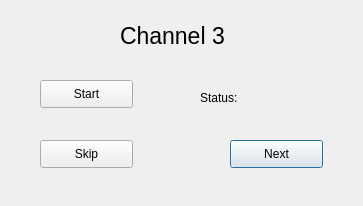
<?xml version="1.0" encoding="UTF-8"?>
<ui version="4.0">
 <class>Noise_3</class>
 <widget class="QDialog" name="Noise_3">
  <property name="geometry">
   <rect>
    <x>0</x>
    <y>0</y>
    <width>363</width>
    <height>206</height>
   </rect>
  </property>
  <property name="windowTitle">
   <string>Dialog</string>
  </property>
  <widget class="QPushButton" name="PBNext">
   <property name="geometry">
    <rect>
     <x>230</x>
     <y>140</y>
     <width>93</width>
     <height>28</height>
    </rect>
   </property>
   <property name="text">
    <string>Next</string>
   </property>
  </widget>
  <widget class="QLabel" name="label_2">
   <property name="geometry">
    <rect>
     <x>120</x>
     <y>20</y>
     <width>131</width>
     <height>31</height>
    </rect>
   </property>
   <property name="font">
    <font>
     <pointsize>17</pointsize>
    </font>
   </property>
   <property name="text">
    <string>Channel 3</string>
   </property>
  </widget>
  <widget class="QPushButton" name="PBSkip">
   <property name="geometry">
    <rect>
     <x>40</x>
     <y>140</y>
     <width>93</width>
     <height>28</height>
    </rect>
   </property>
   <property name="text">
    <string>Skip</string>
   </property>
  </widget>
  <widget class="QPushButton" name="PBStart">
   <property name="geometry">
    <rect>
     <x>40</x>
     <y>80</y>
     <width>93</width>
     <height>28</height>
    </rect>
   </property>
   <property name="text">
    <string>Start</string>
   </property>
  </widget>
  <widget class="QLabel" name="label">
   <property name="geometry">
    <rect>
     <x>200</x>
     <y>90</y>
     <width>51</width>
     <height>16</height>
    </rect>
   </property>
   <property name="text">
    <string>Status: </string>
   </property>
  </widget>
  <widget class="QLabel" name="Status_Label">
   <property name="geometry">
    <rect>
     <x>250</x>
     <y>90</y>
     <width>101</width>
     <height>16</height>
    </rect>
   </property>
   <property name="text">
    <string/>
   </property>
  </widget>
 </widget>
 <resources/>
 <connections/>
</ui>
